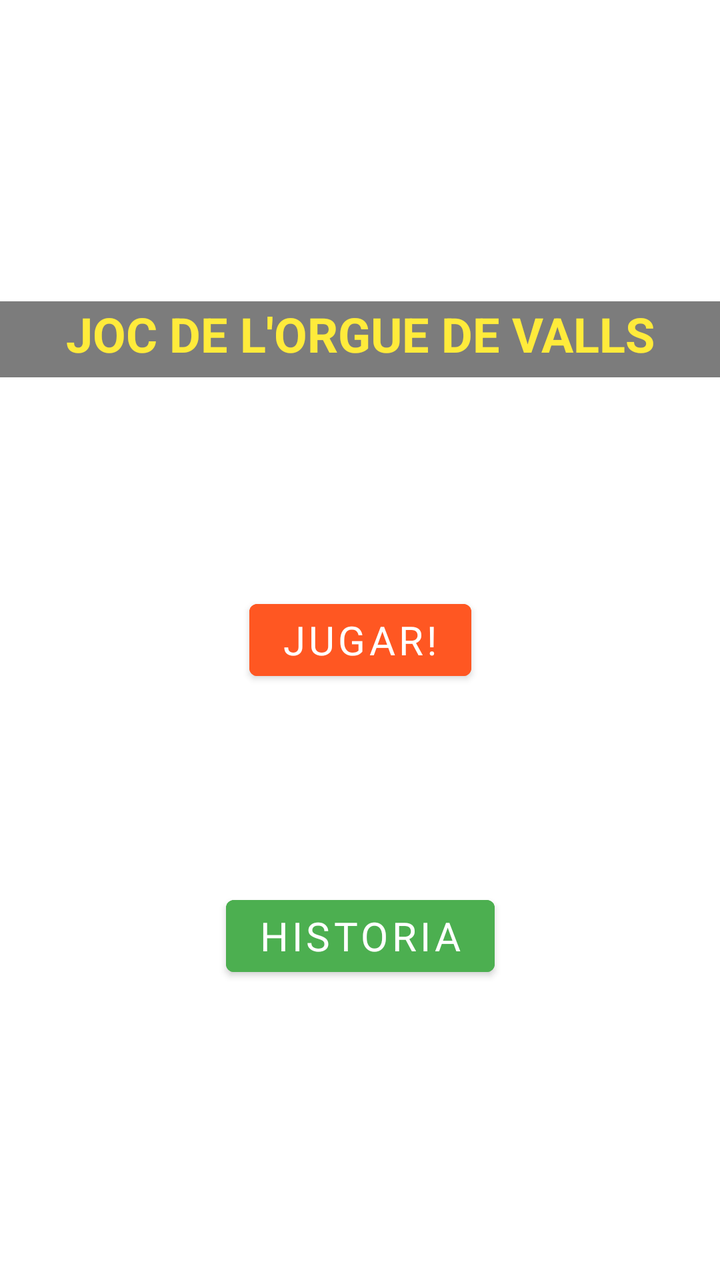
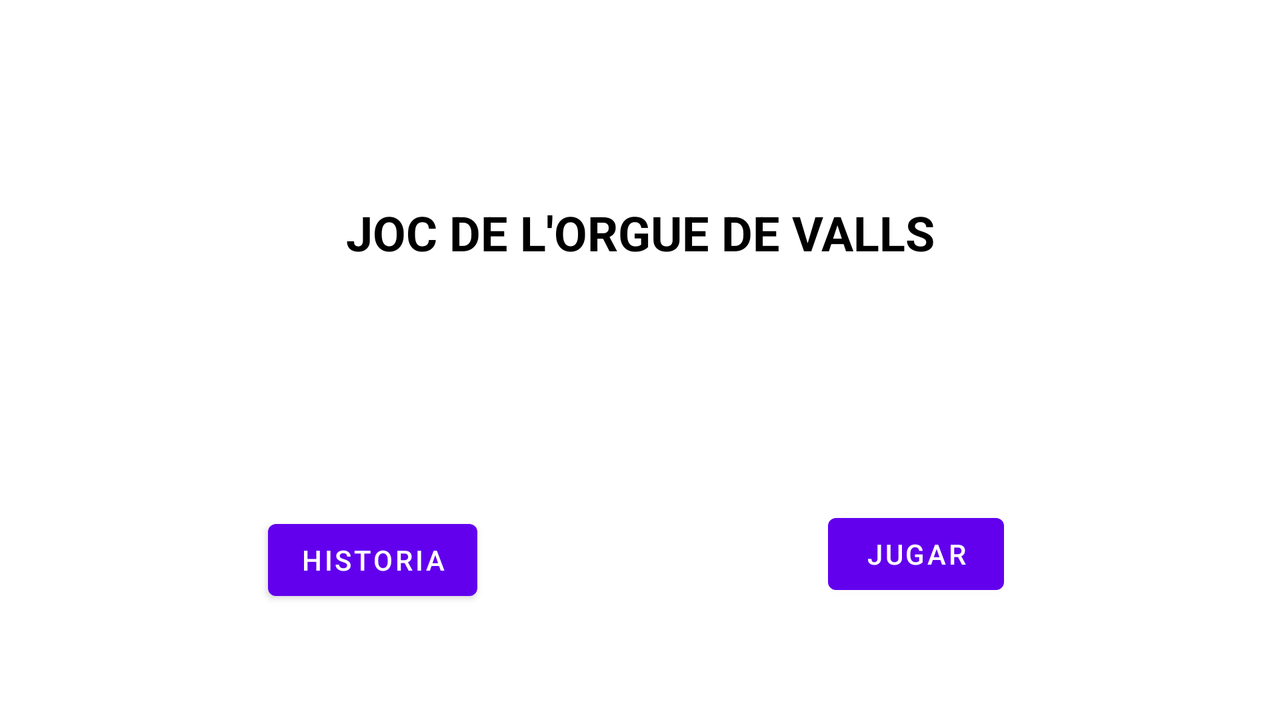

Compare how this app lays out the same screen by default and in its alternative resource folder. The renders come first, then the two layout files and the values they reference.
<!-- AndroidManifest.xml: application theme Theme.ProjecteM8 -->
<!-- res/layout/activity_main.xml -->
<?xml version="1.0" encoding="utf-8"?>
<androidx.constraintlayout.widget.ConstraintLayout xmlns:android="http://schemas.android.com/apk/res/android"
    xmlns:app="http://schemas.android.com/apk/res-auto"
    xmlns:tools="http://schemas.android.com/tools"
    android:layout_width="match_parent"
    android:layout_height="match_parent"
    tools:context=".MainActivity"
    android:background="@drawable/orgue1">

    <Button
        android:id="@+id/btnHistoria"
        android:layout_width="wrap_content"
        android:layout_height="wrap_content"
        android:backgroundTint="#4CAF50"
        android:fontFamily="@font/autour_one"
        android:onClick="btnHistoria"
        android:text="Historia"
        android:textSize="20sp"
        app:layout_constraintBottom_toBottomOf="parent"
        app:layout_constraintEnd_toEndOf="parent"
        app:layout_constraintStart_toStartOf="parent"
        app:layout_constraintTop_toTopOf="parent"
        app:layout_constraintVertical_bias="0.75" />

    <Button
        android:id="@+id/btnJoc"
        android:layout_width="wrap_content"
        android:layout_height="wrap_content"
        android:backgroundTint="#FF5722"
        android:fontFamily="@font/autour_one"
        android:onClick="btnJugar"
        android:text="Jugar!"
        android:textSize="20sp"
        app:layout_constraintBottom_toBottomOf="parent"
        app:layout_constraintEnd_toEndOf="parent"
        app:layout_constraintStart_toStartOf="parent"
        app:layout_constraintTop_toTopOf="parent" />

    <TextView
        android:id="@+id/titol"
        android:layout_width="match_parent"
        android:layout_height="38dp"
        android:background="#83000000"
        android:text="JOC DE L'ORGUE DE VALLS"
        android:textAlignment="center"
        android:textColor="#FFEB3B"
        android:textSize="24sp"
        android:textStyle="bold"
        app:layout_constraintBottom_toBottomOf="parent"
        app:layout_constraintEnd_toEndOf="parent"
        app:layout_constraintStart_toStartOf="parent"
        app:layout_constraintTop_toTopOf="parent"
        app:layout_constraintVertical_bias="0.25" />
</androidx.constraintlayout.widget.ConstraintLayout>
<!-- resources referenced by this layout -->
<resources>
  <style name="Theme.ProjecteM8" parent="Theme.MaterialComponents.DayNight.DarkActionBar">
          
          <item name="colorPrimary">@color/purple_500</item>
          <item name="colorPrimaryVariant">@color/purple_700</item>
          <item name="colorOnPrimary">@color/white</item>
          
          <item name="colorSecondary">@color/teal_200</item>
          <item name="colorSecondaryVariant">@color/teal_700</item>
          <item name="colorOnSecondary">@color/black</item>
          
          <item name="android:statusBarColor">?attr/colorPrimaryVariant</item>
          
      </style>
</resources>
<!-- res/layout-land/activity_main.xml (the repository's variant of the layout above) -->
<!-- drawn on the phone turned sideways -->
<?xml version="1.0" encoding="utf-8"?>
<androidx.constraintlayout.widget.ConstraintLayout xmlns:android="http://schemas.android.com/apk/res/android"
    xmlns:app="http://schemas.android.com/apk/res-auto"
    xmlns:tools="http://schemas.android.com/tools"
    android:layout_width="match_parent"
    android:layout_height="match_parent"
    tools:context=".MainActivity">

    <Button
        android:id="@+id/btnHistoria"
        android:layout_width="wrap_content"
        android:layout_height="wrap_content"
        android:layout_marginBottom="56dp"
        android:onClick="btnHistoria"
        android:text="Historia"
        app:layout_constraintBottom_toBottomOf="parent"
        app:layout_constraintEnd_toEndOf="parent"
        app:layout_constraintHorizontal_bias="0.25"
        app:layout_constraintStart_toStartOf="parent" />

    <Button
        android:id="@+id/btnJoc"
        android:layout_width="wrap_content"
        android:layout_height="wrap_content"
        android:layout_marginBottom="59dp"
        android:onClick="btnJugar"
        android:text="Jugar"
        app:layout_constraintBottom_toBottomOf="parent"
        app:layout_constraintEnd_toEndOf="parent"
        app:layout_constraintHorizontal_bias="0.75"
        app:layout_constraintStart_toStartOf="parent" />

    <TextView
        android:id="@+id/titol"
        android:layout_width="wrap_content"
        android:layout_height="wrap_content"
        android:layout_marginTop="100dp"
        android:text="JOC DE L'ORGUE DE VALLS"
        android:textAlignment="center"
        android:textColor="#000000"
        android:textSize="24sp"
        android:textStyle="bold"
        app:layout_constraintEnd_toEndOf="parent"
        app:layout_constraintStart_toStartOf="parent"
        app:layout_constraintTop_toTopOf="parent" />
</androidx.constraintlayout.widget.ConstraintLayout>
